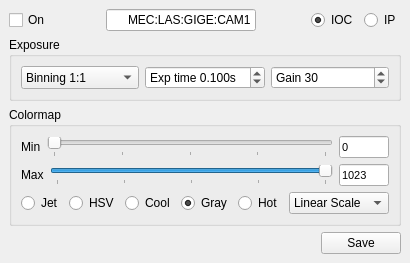
        <widget class="QDockWidget" name="dockWidget_1_4">
         <property name="features">
          <set>QDockWidget::DockWidgetFloatable|QDockWidget::DockWidgetMovable</set>
         </property>
         <property name="windowTitle">
          <string>CAM 4 Settings</string>
         </property>
         <widget class="QWidget" name="dockWidgetContents_1_4">
          <layout class="QGridLayout" name="gridLayout_23">
           <item row="0" column="0">
            <layout class="QHBoxLayout" name="horizontalLayout_19">
             <item>
              <widget class="QCheckBox" name="cB_on_4">
               <property name="cursor">
                <cursorShape>PointingHandCursor</cursorShape>
               </property>
               <property name="text">
                <string>On</string>
               </property>
               <property name="checked">
                <bool>false</bool>
               </property>
              </widget>
             </item>
             <item>
              <spacer name="horizontalSpacer_7">
               <property name="orientation">
                <enum>Qt::Horizontal</enum>
               </property>
               <property name="sizeHint" stdset="0">
                <size>
                 <width>40</width>
                 <height>20</height>
                </size>
               </property>
              </spacer>
             </item>
             <item>
              <widget class="QLineEdit" name="lEpvname_4">
               <property name="sizePolicy">
                <sizepolicy hsizetype="Preferred" vsizetype="Preferred">
                 <horstretch>0</horstretch>
                 <verstretch>0</verstretch>
                </sizepolicy>
               </property>
               <property name="minimumSize">
                <size>
                 <width>150</width>
                 <height>0</height>
                </size>
               </property>
               <property name="maximumSize">
                <size>
                 <width>16777215</width>
                 <height>30</height>
                </size>
               </property>
               <property name="text">
                <string>MEC:LAS:GIGE:CAM1</string>
               </property>
               <property name="alignment">
                <set>Qt::AlignRight|Qt::AlignTrailing|Qt::AlignVCenter</set>
               </property>
              </widget>
             </item>
             <item>
              <spacer name="horizontalSpacer_50">
               <property name="orientation">
                <enum>Qt::Horizontal</enum>
               </property>
               <property name="sizeHint" stdset="0">
                <size>
                 <width>40</width>
                 <height>20</height>
                </size>
               </property>
              </spacer>
             </item>
             <item>
              <widget class="QRadioButton" name="rB_iocmod_4">
               <property name="text">
                <string>IOC</string>
               </property>
               <property name="checked">
                <bool>true</bool>
               </property>
              </widget>
             </item>
             <item>
              <widget class="QRadioButton" name="rB_ipmod_4">
               <property name="text">
                <string>IP</string>
               </property>
              </widget>
             </item>
            </layout>
           </item>
           <item row="1" column="0">
            <widget class="QGroupBox" name="groupBox_13">
             <property name="title">
              <string>Exposure</string>
             </property>
             <layout class="QGridLayout" name="gridLayout_24">
              <item row="0" column="2">
               <widget class="QSpinBox" name="iS_gain_4">
                <property name="suffix">
                 <string/>
                </property>
                <property name="prefix">
                 <string>Gain </string>
                </property>
                <property name="maximum">
                 <number>35</number>
                </property>
                <property name="value">
                 <number>30</number>
                </property>
               </widget>
              </item>
              <item row="0" column="0">
               <widget class="QComboBox" name="cmB_bin_4">
                <property name="sizePolicy">
                 <sizepolicy hsizetype="Preferred" vsizetype="Preferred">
                  <horstretch>0</horstretch>
                  <verstretch>0</verstretch>
                 </sizepolicy>
                </property>
                <property name="maximumSize">
                 <size>
                  <width>16777215</width>
                  <height>16777215</height>
                 </size>
                </property>
                <item>
                 <property name="text">
                  <string>Binning 1:1</string>
                 </property>
                </item>
                <item>
                 <property name="text">
                  <string>Binning 2:2</string>
                 </property>
                </item>
                <item>
                 <property name="text">
                  <string>Binning 3:3</string>
                 </property>
                </item>
                <item>
                 <property name="text">
                  <string>Binning 8:8</string>
                 </property>
                </item>
               </widget>
              </item>
              <item row="0" column="1">
               <widget class="QDoubleSpinBox" name="dS_expt_4">
                <property name="prefix">
                 <string>Exp time </string>
                </property>
                <property name="suffix">
                 <string>s</string>
                </property>
                <property name="decimals">
                 <number>3</number>
                </property>
                <property name="minimum">
                 <double>0.050000000000000</double>
                </property>
                <property name="maximum">
                 <double>60.000000000000000</double>
                </property>
                <property name="singleStep">
                 <double>0.100000000000000</double>
                </property>
                <property name="value">
                 <double>0.100000000000000</double>
                </property>
               </widget>
              </item>
             </layout>
            </widget>
           </item>
           <item row="2" column="0">
            <widget class="QGroupBox" name="groupBox_14">
             <property name="title">
              <string>Colormap</string>
             </property>
             <layout class="QGridLayout" name="gridLayout_25">
              <item row="0" column="0">
               <layout class="QVBoxLayout" name="verticalLayout_15">
                <item>
                 <layout class="QVBoxLayout" name="verticalLayout_16">
                  <item>
                   <layout class="QHBoxLayout" name="horizontalLayout_20">
                    <item>
                     <widget class="QLabel" name="labelRangeMin_5">
                      <property name="text">
                       <string>Min</string>
                      </property>
                     </widget>
                    </item>
                    <item>
                     <widget class="QSlider" name="hSRngMin_4">
                      <property name="sizePolicy">
                       <sizepolicy hsizetype="Expanding" vsizetype="Fixed">
                        <horstretch>3</horstretch>
                        <verstretch>0</verstretch>
                       </sizepolicy>
                      </property>
                      <property name="maximum">
                       <number>1023</number>
                      </property>
                      <property name="orientation">
                       <enum>Qt::Horizontal</enum>
                      </property>
                      <property name="tickPosition">
                       <enum>QSlider::TicksBelow</enum>
                      </property>
                      <property name="tickInterval">
                       <number>256</number>
                      </property>
                     </widget>
                    </item>
                    <item>
                     <widget class="QLineEdit" name="lERngMin_4">
                      <property name="sizePolicy">
                       <sizepolicy hsizetype="Fixed" vsizetype="Fixed">
                        <horstretch>1</horstretch>
                        <verstretch>0</verstretch>
                       </sizepolicy>
                      </property>
                      <property name="minimumSize">
                       <size>
                        <width>10</width>
                        <height>0</height>
                       </size>
                      </property>
                      <property name="maximumSize">
                       <size>
                        <width>50</width>
                        <height>16777215</height>
                       </size>
                      </property>
                      <property name="font">
                       <font>
                        <pointsize>8</pointsize>
                       </font>
                      </property>
                      <property name="text">
                       <string>0</string>
                      </property>
                     </widget>
                    </item>
                   </layout>
                  </item>
                  <item>
                   <layout class="QHBoxLayout" name="horizontalLayout_21">
                    <item>
                     <widget class="QLabel" name="labelRangeMax_5">
                      <property name="text">
                       <string>Max</string>
                      </property>
                     </widget>
                    </item>
                    <item>
                     <widget class="QSlider" name="hSRngMax_4">
                      <property name="sizePolicy">
                       <sizepolicy hsizetype="Expanding" vsizetype="Fixed">
                        <horstretch>3</horstretch>
                        <verstretch>0</verstretch>
                       </sizepolicy>
                      </property>
                      <property name="maximum">
                       <number>1023</number>
                      </property>
                      <property name="sliderPosition">
                       <number>1023</number>
                      </property>
                      <property name="orientation">
                       <enum>Qt::Horizontal</enum>
                      </property>
                      <property name="invertedAppearance">
                       <bool>false</bool>
                      </property>
                      <property name="invertedControls">
                       <bool>false</bool>
                      </property>
                      <property name="tickPosition">
                       <enum>QSlider::TicksBelow</enum>
                      </property>
                      <property name="tickInterval">
                       <number>256</number>
                      </property>
                     </widget>
                    </item>
                    <item>
                     <widget class="QLineEdit" name="lERngMax_4">
                      <property name="sizePolicy">
                       <sizepolicy hsizetype="Fixed" vsizetype="Fixed">
                        <horstretch>1</horstretch>
                        <verstretch>0</verstretch>
                       </sizepolicy>
                      </property>
                      <property name="minimumSize">
                       <size>
                        <width>10</width>
                        <height>0</height>
                       </size>
                      </property>
                      <property name="maximumSize">
                       <size>
                        <width>50</width>
                        <height>16777215</height>
                       </size>
                      </property>
                      <property name="font">
                       <font>
                        <pointsize>8</pointsize>
                       </font>
                      </property>
                      <property name="text">
                       <string>1023</string>
                      </property>
                     </widget>
                    </item>
                   </layout>
                  </item>
                  <item>
                   <layout class="QHBoxLayout" name="horizontalLayout_22">
                    <item>
                     <widget class="QRadioButton" name="rBColor_Jet_4">
                      <property name="text">
                       <string>Jet</string>
                      </property>
                     </widget>
                    </item>
                    <item>
                     <widget class="QRadioButton" name="rBColor_HSV_4">
                      <property name="text">
                       <string>HSV</string>
                      </property>
                     </widget>
                    </item>
                    <item>
                     <widget class="QRadioButton" name="rBColor_Cool_4">
                      <property name="text">
                       <string>Cool</string>
                      </property>
                     </widget>
                    </item>
                    <item>
                     <widget class="QRadioButton" name="rBColor_Gray_4">
                      <property name="text">
                       <string>Gray</string>
                      </property>
                      <property name="checked">
                       <bool>true</bool>
                      </property>
                     </widget>
                    </item>
                    <item>
                     <widget class="QRadioButton" name="rBColor_Hot_4">
                      <property name="text">
                       <string>Hot</string>
                      </property>
                      <property name="checked">
                       <bool>false</bool>
                      </property>
                     </widget>
                    </item>
                    <item>
                     <widget class="QComboBox" name="cBoxScale_4">
                      <property name="minimumSize">
                       <size>
                        <width>100</width>
                        <height>0</height>
                       </size>
                      </property>
                      <item>
                       <property name="text">
                        <string>Linear Scale</string>
                       </property>
                      </item>
                      <item>
                       <property name="text">
                        <string>Log Scale</string>
                       </property>
                      </item>
                      <item>
                       <property name="text">
                        <string>Exp Scale</string>
                       </property>
                      </item>
                     </widget>
                    </item>
                   </layout>
                  </item>
                 </layout>
                </item>
               </layout>
              </item>
             </layout>
            </widget>
           </item>
           <item row="3" column="0">
            <layout class="QHBoxLayout" name="horizontalLayout_23">
             <item>
              <spacer name="horizontalSpacer_8">
               <property name="orientation">
                <enum>Qt::Horizontal</enum>
               </property>
               <property name="sizeHint" stdset="0">
                <size>
                 <width>40</width>
                 <height>20</height>
                </size>
               </property>
              </spacer>
             </item>
             <item>
              <widget class="QPushButton" name="pB_save_4">
               <property name="text">
                <string>Save</string>
               </property>
              </widget>
             </item>
            </layout>
           </item>
          </layout>
         </widget>
        </widget>
